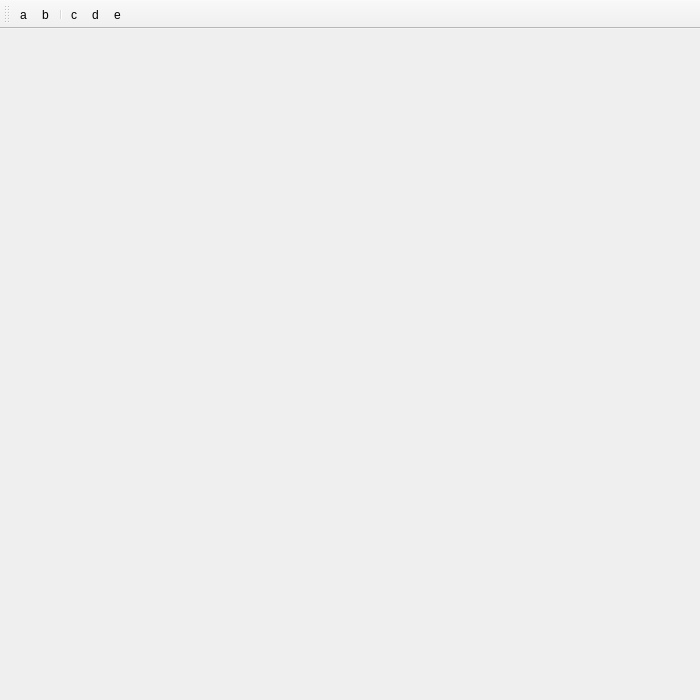
<?xml version="1.0" encoding="UTF-8"?>
<ui version="4.0">
 <class>MainWindow</class>
 <widget class="QMainWindow" name="MainWindow">
  <property name="geometry">
   <rect>
    <x>0</x>
    <y>0</y>
    <width>700</width>
    <height>700</height>
   </rect>
  </property>
  <property name="windowTitle">
   <string>网络拓扑</string>
  </property>
  <property name="windowIcon">
   <iconset resource="../Icon/resource.qrc">
    <normaloff>:/icon/color</normaloff>:/icon/color</iconset>
  </property>
  <widget class="QWidget" name="centralwidget">
   <layout class="QHBoxLayout" name="horizontalLayout">
    <item>
     <widget class="GraphicWindow" name="graphics_global" native="true"/>
    </item>
   </layout>
  </widget>
  <widget class="QToolBar" name="toolBar">
   <property name="windowTitle">
    <string>toolBar</string>
   </property>
   <attribute name="toolBarArea">
    <enum>TopToolBarArea</enum>
   </attribute>
   <attribute name="toolBarBreak">
    <bool>false</bool>
   </attribute>
   <addaction name="actiona"/>
   <addaction name="actionb"/>
   <addaction name="separator"/>
   <addaction name="actionc"/>
   <addaction name="actiond"/>
   <addaction name="actione"/>
  </widget>
  <action name="actiona">
   <property name="text">
    <string>a</string>
   </property>
  </action>
  <action name="actionb">
   <property name="text">
    <string>b</string>
   </property>
  </action>
  <action name="actionc">
   <property name="text">
    <string>c</string>
   </property>
  </action>
  <action name="actiond">
   <property name="text">
    <string>d</string>
   </property>
  </action>
  <action name="actione">
   <property name="text">
    <string>e</string>
   </property>
  </action>
 </widget>
 <customwidgets>
  <customwidget>
   <class>GraphicWindow</class>
   <extends>QWidget</extends>
   <header>GraphicWindow</header>
   <container>1</container>
  </customwidget>
 </customwidgets>
 <resources>
  <include location="../Icon/resource.qrc"/>
 </resources>
 <connections/>
</ui>
